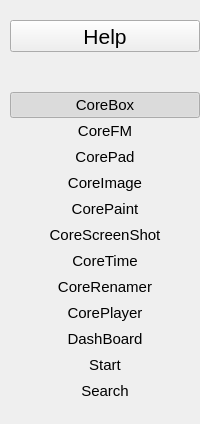
    <widget class="QWidget" name="shortcut" native="true">
     <property name="sizePolicy">
      <sizepolicy hsizetype="Expanding" vsizetype="Expanding">
       <horstretch>0</horstretch>
       <verstretch>0</verstretch>
      </sizepolicy>
     </property>
     <property name="minimumSize">
      <size>
       <width>200</width>
       <height>0</height>
      </size>
     </property>
     <property name="maximumSize">
      <size>
       <width>230</width>
       <height>16777215</height>
      </size>
     </property>
     <property name="accessibleName">
      <string>shortcut</string>
     </property>
     <layout class="QVBoxLayout" name="verticalLayout_6">
      <property name="spacing">
       <number>0</number>
      </property>
      <property name="leftMargin">
       <number>10</number>
      </property>
      <property name="topMargin">
       <number>20</number>
      </property>
      <property name="rightMargin">
       <number>0</number>
      </property>
      <property name="bottomMargin">
       <number>10</number>
      </property>
      <item>
       <widget class="QToolButton" name="appTitle">
        <property name="sizePolicy">
         <sizepolicy hsizetype="Expanding" vsizetype="Fixed">
          <horstretch>0</horstretch>
          <verstretch>0</verstretch>
         </sizepolicy>
        </property>
        <property name="font">
         <font>
          <pointsize>16</pointsize>
         </font>
        </property>
        <property name="focusPolicy">
         <enum>Qt::NoFocus</enum>
        </property>
        <property name="layoutDirection">
         <enum>Qt::LeftToRight</enum>
        </property>
        <property name="text">
         <string notr="true">Help</string>
        </property>
        <property name="icon">
         <iconset resource="../icons.qrc">
          <normaloff>:/app/icons/app-icons/Help.svg</normaloff>:/app/icons/app-icons/Help.svg</iconset>
        </property>
        <property name="iconSize">
         <size>
          <width>24</width>
          <height>24</height>
         </size>
        </property>
        <property name="toolButtonStyle">
         <enum>Qt::ToolButtonTextBesideIcon</enum>
        </property>
       </widget>
      </item>
      <item>
       <spacer name="verticalSpacer_7">
        <property name="orientation">
         <enum>Qt::Vertical</enum>
        </property>
        <property name="sizeType">
         <enum>QSizePolicy::Preferred</enum>
        </property>
        <property name="sizeHint" stdset="0">
         <size>
          <width>20</width>
          <height>40</height>
         </size>
        </property>
       </spacer>
      </item>
      <item>
       <widget class="QPushButton" name="corebox">
        <property name="font">
         <font>
          <pointsize>11</pointsize>
         </font>
        </property>
        <property name="focusPolicy">
         <enum>Qt::NoFocus</enum>
        </property>
        <property name="text">
         <string>CoreBox</string>
        </property>
        <property name="iconSize">
         <size>
          <width>22</width>
          <height>22</height>
         </size>
        </property>
        <property name="checkable">
         <bool>true</bool>
        </property>
        <property name="checked">
         <bool>true</bool>
        </property>
        <property name="flat">
         <bool>true</bool>
        </property>
       </widget>
      </item>
      <item>
       <widget class="QPushButton" name="corefm">
        <property name="font">
         <font>
          <pointsize>11</pointsize>
         </font>
        </property>
        <property name="focusPolicy">
         <enum>Qt::NoFocus</enum>
        </property>
        <property name="text">
         <string>CoreFM</string>
        </property>
        <property name="iconSize">
         <size>
          <width>22</width>
          <height>22</height>
         </size>
        </property>
        <property name="checkable">
         <bool>true</bool>
        </property>
        <property name="flat">
         <bool>true</bool>
        </property>
       </widget>
      </item>
      <item>
       <widget class="QPushButton" name="corepad">
        <property name="font">
         <font>
          <pointsize>11</pointsize>
         </font>
        </property>
        <property name="focusPolicy">
         <enum>Qt::NoFocus</enum>
        </property>
        <property name="text">
         <string>CorePad</string>
        </property>
        <property name="iconSize">
         <size>
          <width>22</width>
          <height>22</height>
         </size>
        </property>
        <property name="checkable">
         <bool>true</bool>
        </property>
        <property name="flat">
         <bool>true</bool>
        </property>
       </widget>
      </item>
      <item>
       <widget class="QPushButton" name="coreimage">
        <property name="font">
         <font>
          <pointsize>11</pointsize>
         </font>
        </property>
        <property name="focusPolicy">
         <enum>Qt::NoFocus</enum>
        </property>
        <property name="text">
         <string>CoreImage</string>
        </property>
        <property name="iconSize">
         <size>
          <width>22</width>
          <height>22</height>
         </size>
        </property>
        <property name="checkable">
         <bool>true</bool>
        </property>
        <property name="flat">
         <bool>true</bool>
        </property>
       </widget>
      </item>
      <item>
       <widget class="QPushButton" name="corepaint">
        <property name="font">
         <font>
          <pointsize>11</pointsize>
         </font>
        </property>
        <property name="focusPolicy">
         <enum>Qt::NoFocus</enum>
        </property>
        <property name="text">
         <string>CorePaint</string>
        </property>
        <property name="iconSize">
         <size>
          <width>22</width>
          <height>22</height>
         </size>
        </property>
        <property name="checkable">
         <bool>true</bool>
        </property>
        <property name="flat">
         <bool>true</bool>
        </property>
       </widget>
      </item>
      <item>
       <widget class="QPushButton" name="corescrshot">
        <property name="font">
         <font>
          <pointsize>11</pointsize>
         </font>
        </property>
        <property name="focusPolicy">
         <enum>Qt::NoFocus</enum>
        </property>
        <property name="text">
         <string>CoreScreenShot</string>
        </property>
        <property name="iconSize">
         <size>
          <width>22</width>
          <height>22</height>
         </size>
        </property>
        <property name="checkable">
         <bool>true</bool>
        </property>
        <property name="flat">
         <bool>true</bool>
        </property>
       </widget>
      </item>
      <item>
       <widget class="QPushButton" name="coretime">
        <property name="font">
         <font>
          <pointsize>11</pointsize>
         </font>
        </property>
        <property name="focusPolicy">
         <enum>Qt::NoFocus</enum>
        </property>
        <property name="text">
         <string>CoreTime</string>
        </property>
        <property name="iconSize">
         <size>
          <width>22</width>
          <height>22</height>
         </size>
        </property>
        <property name="checkable">
         <bool>true</bool>
        </property>
        <property name="flat">
         <bool>true</bool>
        </property>
       </widget>
      </item>
      <item>
       <widget class="QPushButton" name="corerenamer">
        <property name="font">
         <font>
          <pointsize>11</pointsize>
         </font>
        </property>
        <property name="focusPolicy">
         <enum>Qt::NoFocus</enum>
        </property>
        <property name="text">
         <string>CoreRenamer</string>
        </property>
        <property name="iconSize">
         <size>
          <width>22</width>
          <height>22</height>
         </size>
        </property>
        <property name="checkable">
         <bool>true</bool>
        </property>
        <property name="flat">
         <bool>true</bool>
        </property>
       </widget>
      </item>
      <item>
       <widget class="QPushButton" name="coreplayer">
        <property name="font">
         <font>
          <pointsize>11</pointsize>
         </font>
        </property>
        <property name="focusPolicy">
         <enum>Qt::NoFocus</enum>
        </property>
        <property name="text">
         <string>CorePlayer</string>
        </property>
        <property name="iconSize">
         <size>
          <width>22</width>
          <height>22</height>
         </size>
        </property>
        <property name="checkable">
         <bool>true</bool>
        </property>
        <property name="flat">
         <bool>true</bool>
        </property>
       </widget>
      </item>
      <item>
       <widget class="QPushButton" name="dashboard">
        <property name="font">
         <font>
          <pointsize>11</pointsize>
         </font>
        </property>
        <property name="focusPolicy">
         <enum>Qt::NoFocus</enum>
        </property>
        <property name="text">
         <string>DashBoard</string>
        </property>
        <property name="iconSize">
         <size>
          <width>22</width>
          <height>22</height>
         </size>
        </property>
        <property name="checkable">
         <bool>true</bool>
        </property>
        <property name="flat">
         <bool>true</bool>
        </property>
       </widget>
      </item>
      <item>
       <widget class="QPushButton" name="start">
        <property name="font">
         <font>
          <pointsize>11</pointsize>
         </font>
        </property>
        <property name="focusPolicy">
         <enum>Qt::NoFocus</enum>
        </property>
        <property name="text">
         <string>Start</string>
        </property>
        <property name="iconSize">
         <size>
          <width>22</width>
          <height>22</height>
         </size>
        </property>
        <property name="checkable">
         <bool>true</bool>
        </property>
        <property name="flat">
         <bool>true</bool>
        </property>
       </widget>
      </item>
      <item>
       <widget class="QPushButton" name="search">
        <property name="font">
         <font>
          <pointsize>11</pointsize>
         </font>
        </property>
        <property name="focusPolicy">
         <enum>Qt::NoFocus</enum>
        </property>
        <property name="text">
         <string>Search</string>
        </property>
        <property name="checkable">
         <bool>true</bool>
        </property>
        <property name="flat">
         <bool>true</bool>
        </property>
       </widget>
      </item>
      <item>
       <spacer name="verticalSpacer_8">
        <property name="orientation">
         <enum>Qt::Vertical</enum>
        </property>
        <property name="sizeHint" stdset="0">
         <size>
          <width>20</width>
          <height>10</height>
         </size>
        </property>
       </spacer>
      </item>
     </layout>
    </widget>
